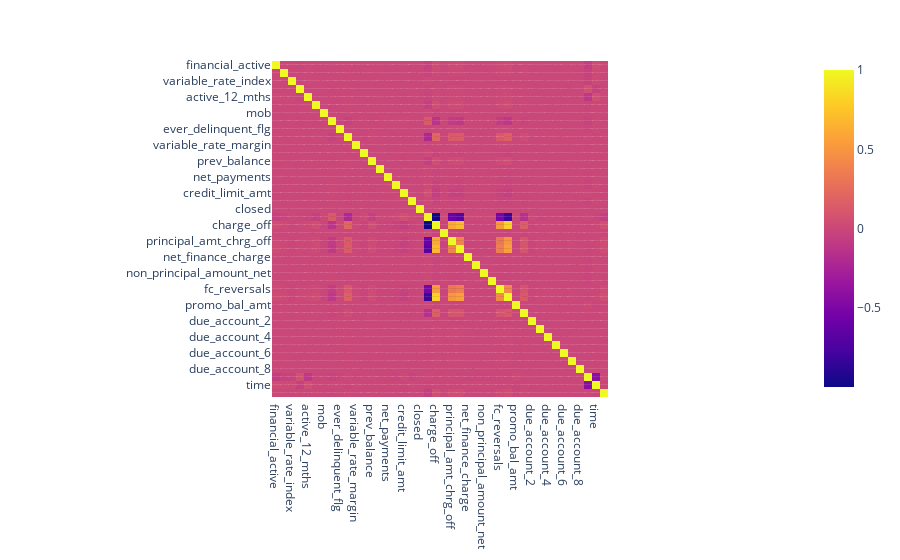

The code cell stored with this chart in its notebook:
### Code cell
training_correlation = training.corr()
fig = px.imshow(training_correlation, text_auto=True)
fig.show()
training_correlation["charge_off"]

### Figure 1 — Plotly figure (JSON) as saved in the notebook; plotly's stock layout.template omitted (floating-point values rounded to 4 significant figures; data arrays with more than 128 entries replaced by an {"elided": "..."} marker saying what was removed)
{"data": [{"coloraxis": "coloraxis", "hovertemplate": "x: %{x}<br>y: %{y}<br>color: %{z}<extra></extra>", "name": "0", "texttemplate": "%{z}", "type": "heatmap", "x": ["financial_active", "promotion_flag", "variable_rate_index", "account_status_code", "active_12_mths", "bank_fico_buckets_20", "mob", "open_closed_flag", "ever_delinquent_flg", "nbr_mths_due", "variable_rate_margin", "stmt_balance", "prev_balance", "net_sales", "net_payments", "purchase_active", "credit_limit_amt", "credit_limit_pa", "closed", "active", "charge_off", "principal_amt", "principal_amt_chrg_off", "fee_chg_off_reversal_amt", "net_finance_charge", "non_principal_amount_gross", "non_principal_amount_net", "non_principal_amount_stmt", "fc_reversals", "fee_reversals", "promo_bal_amt", "recovery_amt", "due_account_2", "due_account_3", "due_account_4", "due_account_5", "due_account_6", "due_account_7", "due_account_8", "snapshot", "time", "net_payment_behaviour_tripd"], "xaxis": "x", "y": ["financial_active", "promotion_flag", "variable_rate_index", "account_status_code", "active_12_mths", "bank_fico_buckets_20", "mob", "open_closed_flag", "ever_delinquent_flg", "nbr_mths_due", "variable_rate_margin", "stmt_balance", "prev_balance", "net_sales", "net_payments", "purchase_active", "credit_limit_amt", "credit_limit_pa", "closed", "active", "charge_off", "principal_amt", "principal_amt_chrg_off", "fee_chg_off_reversal_amt", "net_finance_charge", "non_principal_amount_gross", "non_principal_amount_net", "non_principal_amount_stmt", "fc_reversals", "fee_reversals", "promo_bal_amt", "recovery_amt", "due_account_2", "due_account_3", "due_account_4", "due_account_5", "due_account_6", "due_account_7", "due_account_8", "snapshot", "time", "net_payment_behaviour_tripd"], "yaxis": "y", "z": {"elided": "42x42 float values"}}], "layout": {"coloraxis": {"colorscale": [[0, "#0d0887"], [0.1111, "#46039f"], [0.2222, "#7201a8"], [0.3333, "#9c179e"], [0.4444, "#bd3786"], [0.5556, "#d8576b"], [0.6667, "#ed7953"], [0.7778, "#fb9f3a"], [0.8889, "#fdca26"], [1, "#f0f921"]]}, "margin": {"t": 60}, "xaxis": {"anchor": "y", "constrain": "domain", "domain": [0, 1], "scaleanchor": "y"}, "yaxis": {"anchor": "x", "autorange": "reversed", "constrain": "domain", "domain": [0, 1]}}}
